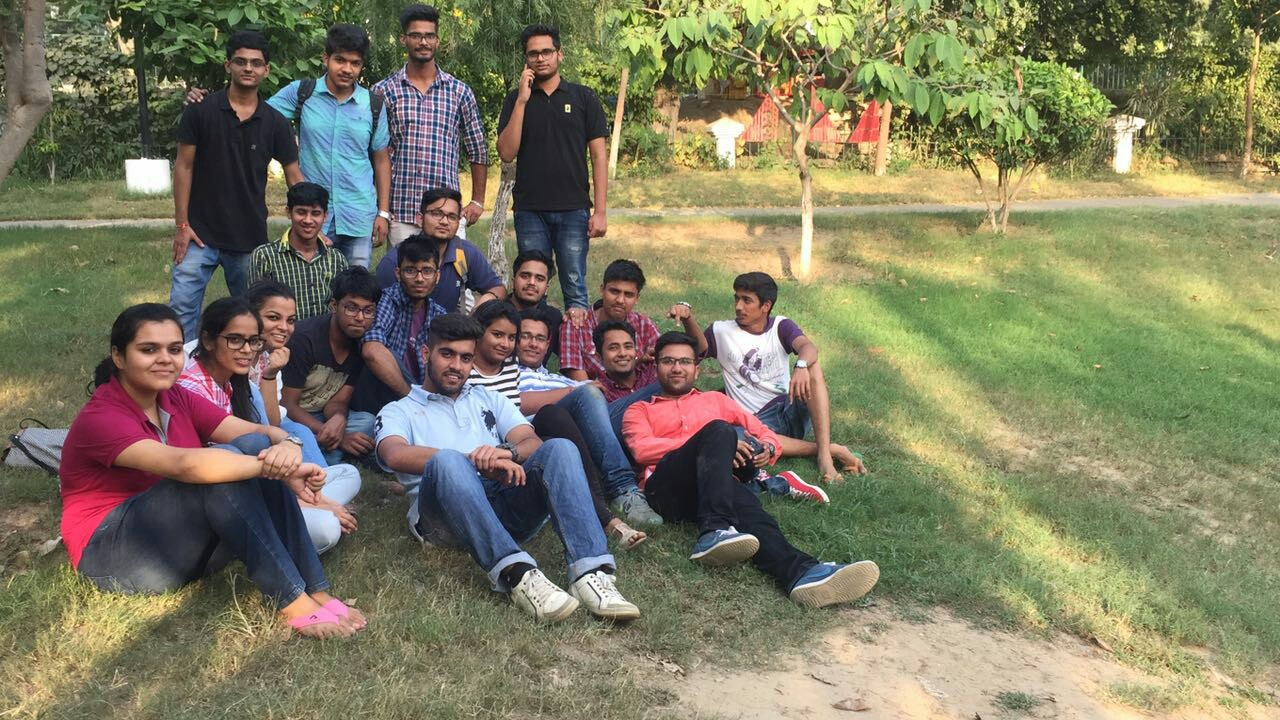
#> input picture Faces/pic4.jpg, 1280 x 720 px
$ python face_detector_opencv.py
#> lines starting #> are read from the running program, lines starting #| are printed output that depends on the picture; after the words box and inside, x2 and y2 are one past the last pixel; in counts of white or black regions, pixels touching at a corner belong together
import numpy as np
import cv2

front_face_cascade = cv2.CascadeClassifier('/home/abhishek/ml/Image_processing/Faces/opencv/data/haarcascades/haarcascade_frontalface_alt.xml')
side_face_cascade = cv2.CascadeClassifier('haarcascade_profileface.xml')
eye_cascade = cv2.CascadeClassifier('/home/abhishek/ml/Image_processing/Faces/opencv/data/haarcascades/haarcascade_eye.xml')
#face_cascade.empty()
img = cv2.imread('pic4.jpg')
#> img is the input picture: shape (720, 1280, 3); mean B, G, R 97.9, 124.2, 126.7

gray = cv2.cvtColor(img, cv2.COLOR_BGR2GRAY)
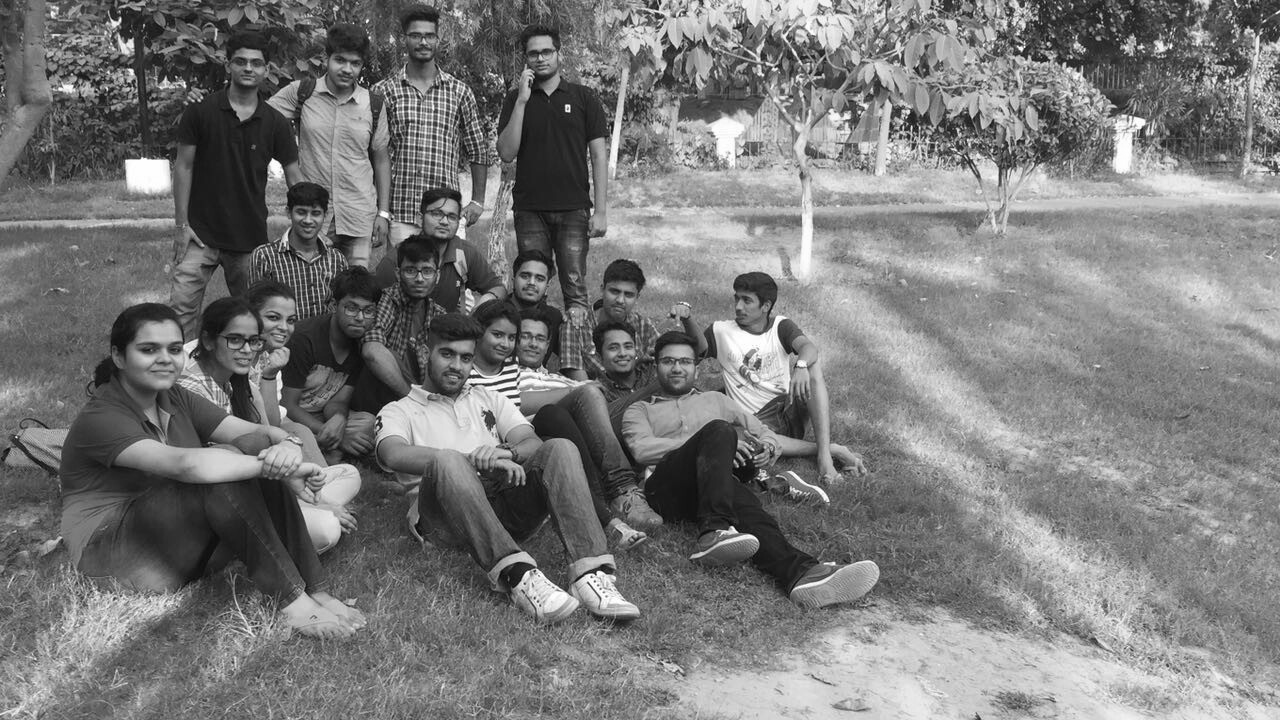
#> gray: shape (720, 1280); min 4, max 255, mean 121.9

#Now we find the faces in the image. If faces are found, it returns the positions of detected faces as Rect(x,y,w,h). Once we get these locations, we can create a ROI for the face and apply eye detection on this ROI (since eyes are always on the face !!! ).
front_faces  = front_face_cascade.detectMultiScale(gray, 1.1, 5)
#> front_faces = 18 rows, first 6: [512, 320, 43, 43], [654, 343, 47, 47], [403, 20, 41, 41], [520, 36, 42, 42], [226, 45, 45, 45], [509, 259, 45, 45]

side_faces = side_face_cascade.detectMultiScale(gray,1.1,5)
#> side_faces = [[517, 318, 47, 47], [724, 280, 51, 51], [233, 42, 48, 48], [514, 257, 49, 49], [660, 339, 54, 54]]


for (x,y,w,h) in front_faces:
    cv2.rectangle(img,(x,y),(x+w,y+h),(255,0,0),2)
    roi_gray = gray[y:y+h, x:x+w]
    roi_color = img[y:y+h, x:x+w]
    eyes = eye_cascade.detectMultiScale(roi_gray)
    for (ex,ey,ew,eh) in eyes:
        cv2.rectangle(roi_color,(ex,ey),(ex+ew,ey+eh),(0,255,0),2)
#> this loop made 18 passes
#> (x, y, w, h) on passes 1 to 12: (512, 320, 43, 43), (654, 343, 47, 47), (403, 20, 41, 41), (520, 36, 42, 42), (226, 45, 45, 45), (509, 259, 45, 45), (600, 276, 42, 42), (599, 329, 44, 44), (325, 45, 44, 44), (287, 196, 45, 45), (422, 198, 43, 43), (337, 292, 45, 45)
#> (x, y, w, h, eyes) on pass 18: (428, 334, 56, 56, [[9, 6, 23, 23]])
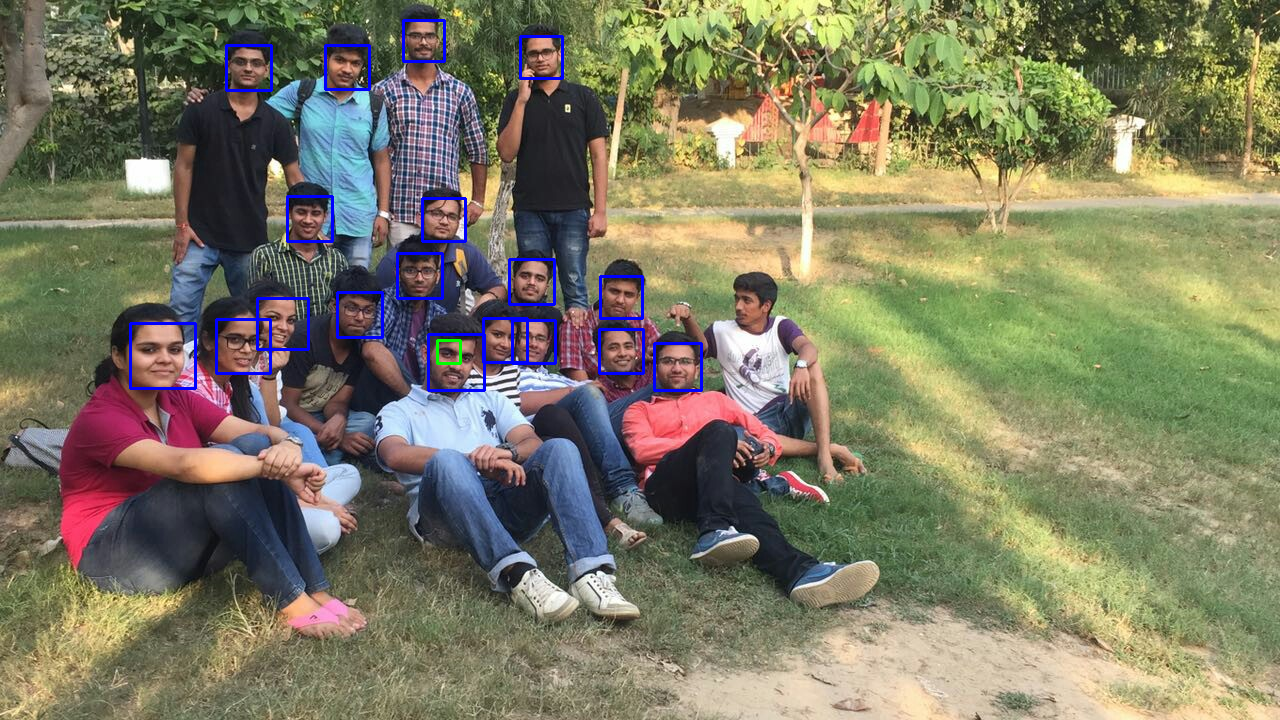
#> img: shape (720, 1280, 3); 1.1% of pixels changed, all inside (x1, y1, x2, y2) = (129, 19, 703, 392)
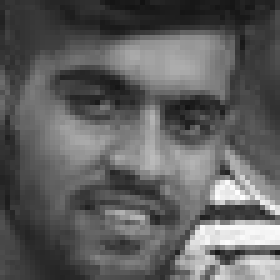
#> roi_gray: shape (56, 56) (shown 5 times larger); min 18, max 254, mean 95.1

# for the side faces
for (x,y,w,h) in side_faces:
    cv2.rectangle(img,(x,y),(x+w,y+h),(255,0,0),2)
    roi_gray = gray[y:y+h, x:x+w]
    roi_color = img[y:y+h, x:x+w]
    eyes = eye_cascade.detectMultiScale(roi_gray)
    for (ex,ey,ew,eh) in eyes:
        cv2.rectangle(roi_color,(ex,ey),(ex+ew,ey+eh),(0,255,0),2)
#> this loop made 5 passes
#> pass 1, `roi_color = img[y:y+h, x:x+w]`:
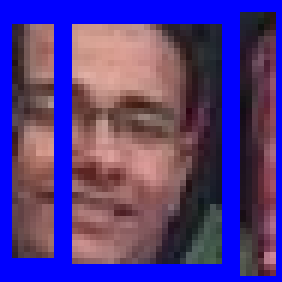
#> roi_color: shape (47, 47, 3) (shown 6 times larger); mean B, G, R 134.8, 56.8, 80.7
#> after the loop:
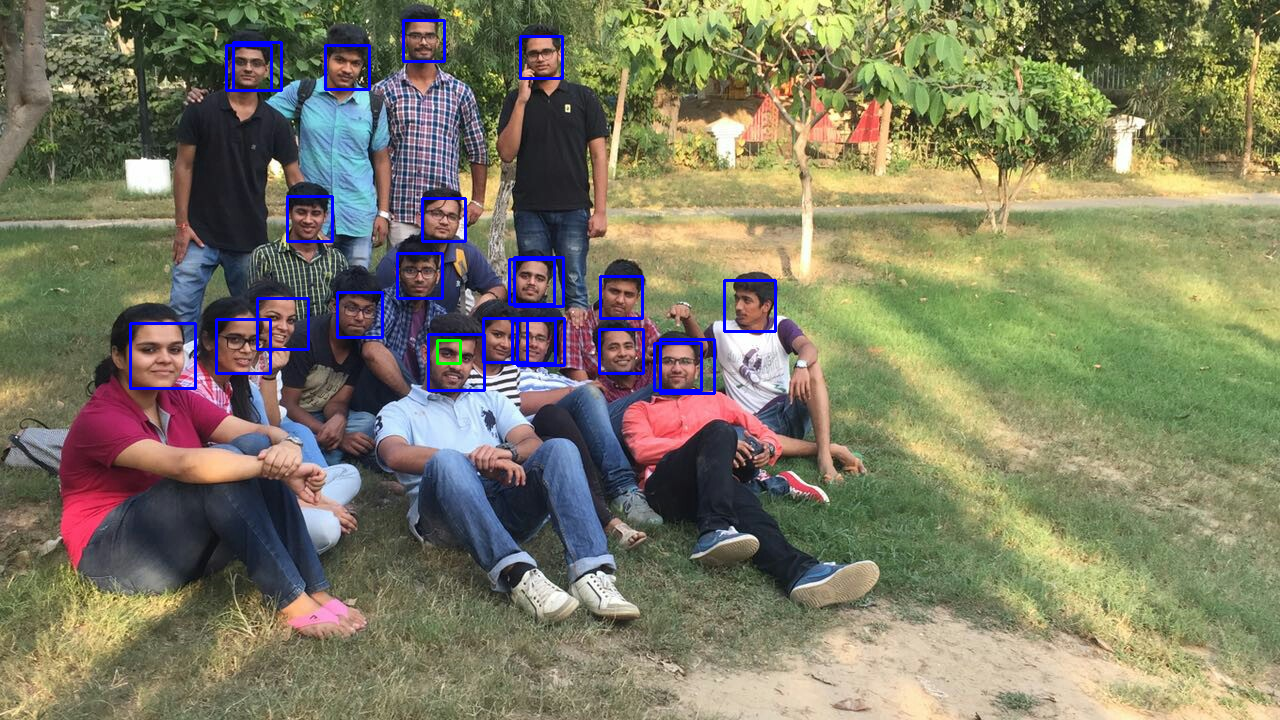
#> img: shape (720, 1280, 3); 0.28% of pixels changed, all inside (x1, y1, x2, y2) = (232, 41, 777, 395)
#> after the loop:
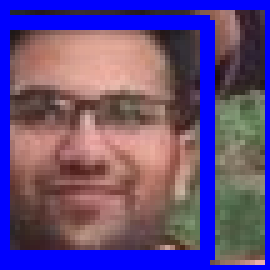
#> roi_color: shape (54, 54, 3) (shown 5 times larger); mean B, G, R 129.2, 76.4, 99.6
#> after the loop:
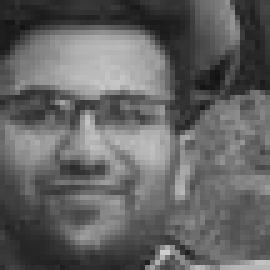
#> roi_gray: shape (54, 54) (shown 5 times larger); min 18, max 207, mean 99.3

print(len(front_faces))
#| 18
print(len(side_faces))
#| 5
cv2.imshow('img',img)
cv2.waitKey(0)
cv2.destroyAllWindows()


'''
	So which one to use OpenCv or dlib?
	what is the differencd between them ?
	The core difference is:

    DLib is a C++ library/toolkit that contains machine learning algorithms, including computer vision.
    OpenCV is a C/C++ library of functions dealing with real-time computer vision.
    but the question again remains unanswered. which one should be used? As compared to the speed, both take nearly same amount of time
    though there are lot of errors when it comes to opencv

'''

$ run again, with Faces/pic1.jpg copied over Faces/pic4.jpg
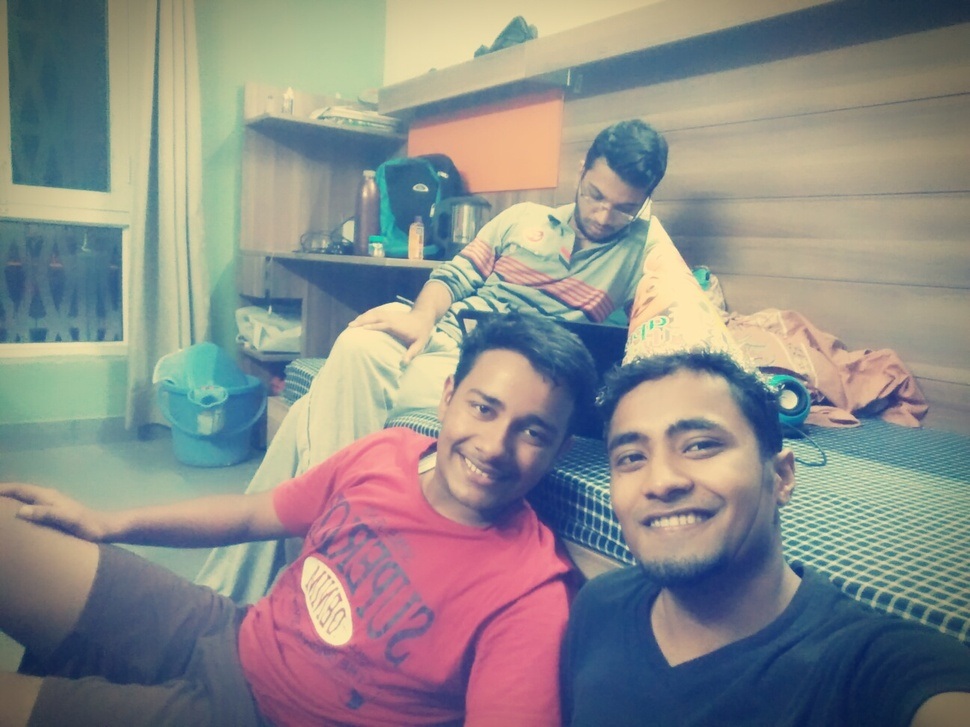
#> input picture Faces/pic1.jpg, 970 x 727 px, shrunk from 1296 x 972 before the run
#> img is the input picture: shape (727, 970, 3); mean B, G, R 136.9, 139, 138.9
#> front_faces = [[573, 372, 191, 191]]
#> side_faces = [[613, 359, 198, 198]]
#> the loop `for (x,y,w,h) in front_faces:` made 1 pass
#> after the loop `for (x,y,w,h) in front_faces:`:
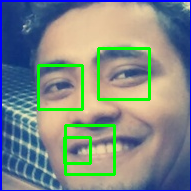
#> roi_color: shape (191, 191, 3); mean B, G, R 136.3, 139.1, 127.8
#> the loop `for (x,y,w,h) in side_faces:` made 1 pass
#> after the loop `for (x,y,w,h) in side_faces:`:
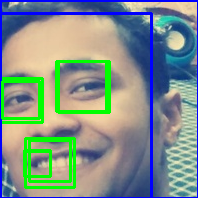
#> roi_color: shape (198, 198, 3); mean B, G, R 138.4, 145.7, 127.8
#| 1
#| 1

$ run again, with Faces/pic2.jpg copied over Faces/pic4.jpg
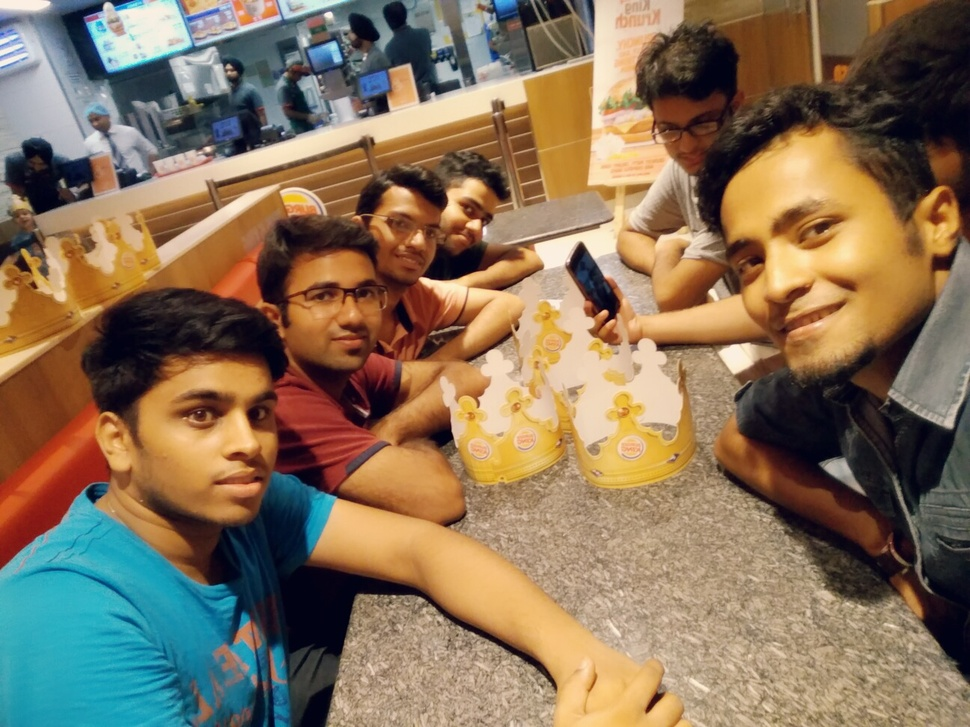
#> input picture Faces/pic2.jpg, 970 x 727 px, shrunk from 1296 x 972 before the run
#> img is the input picture: shape (727, 970, 3); mean B, G, R 89.6, 114, 134.7
#> `gray = cv2.cvtColor(img, cv2.COLOR_BGR2GRAY)`:
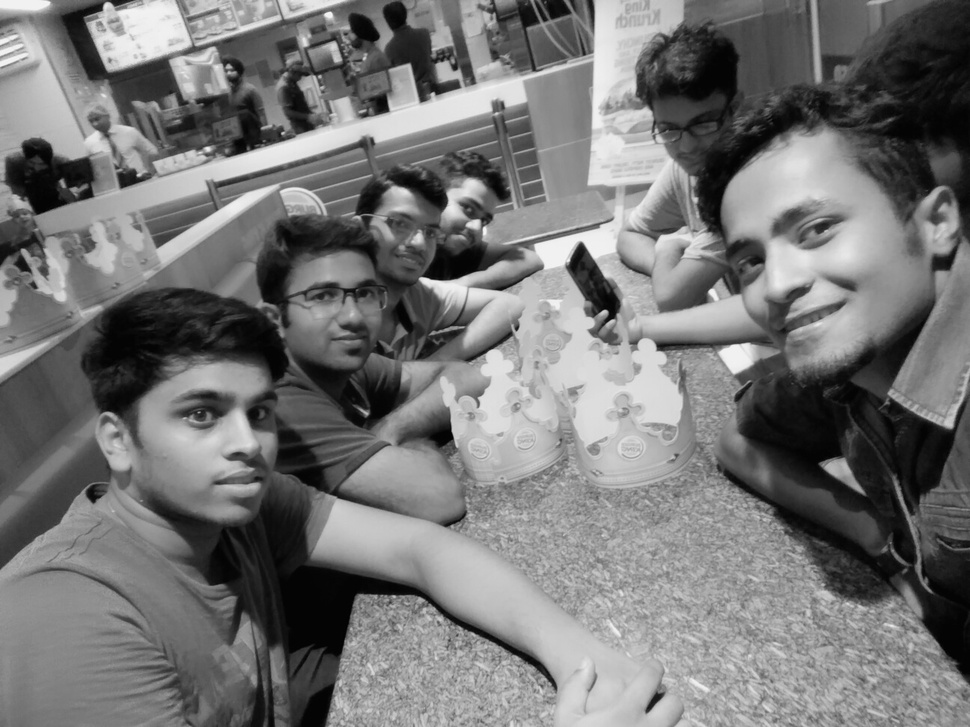
#> gray: shape (727, 970); min 1, max 247, mean 117.4
#> front_faces = [[374, 196, 82, 82], [288, 251, 113, 113], [148, 348, 170, 170]]
#> side_faces = ()
#> the loop `for (x,y,w,h) in front_faces:` made 3 passes
#> after the loop `for (x,y,w,h) in front_faces:`:
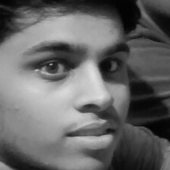
#> roi_gray: shape (170, 170); min 2, max 223, mean 102.7
#| 3
#| 0

$ run again, with Faces/pic3.jpg copied over Faces/pic4.jpg
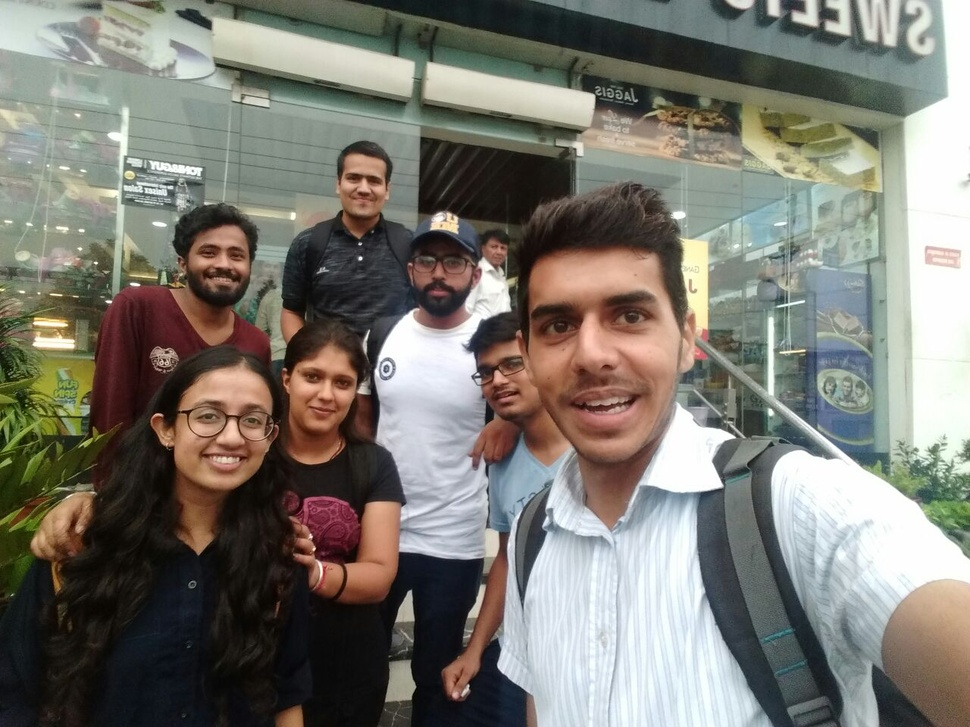
#> input picture Faces/pic3.jpg, 970 x 727 px, shrunk from 1280 x 960 before the run
#> img is the input picture: shape (727, 970, 3); mean B, G, R 112.3, 120.5, 123
#> front_faces = [[335, 157, 58, 58], [186, 224, 73, 73], [284, 347, 84, 84], [168, 368, 121, 121], [290, 46, 146, 146], [495, 243, 196, 196]]
#> side_faces = [[298, 345, 83, 83]]
#> the loop `for (x,y,w,h) in front_faces:` made 6 passes
#> (x, y, w, h, eyes) on passes 2, 3, 4, 6: (186, 224, 73, 73, [[38, 19, 22, 22]]), (284, 347, 84, 84, [[14, 14, 28, 28], [46, 24, 22, 22]]), (168, 368, 121, 121, [[27, 38, 23, 23], [69, 40, 26, 26]]), (495, 243, 196, 196, [[35, 57, 52, 52], [102, 46, 54, 54]])
#> the loop `for (x,y,w,h) in side_faces:` made 1 pass
#> (x, y, w, h, eyes) on pass 1: (298, 345, 83, 83, [[2, 20, 21, 21], [31, 24, 24, 24]])
#> after the loop `for (x,y,w,h) in side_faces:`:
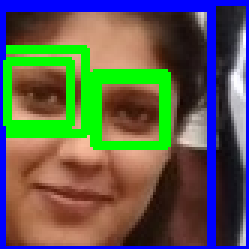
#> roi_color: shape (83, 83, 3) (shown 3 times larger); mean B, G, R 80.5, 93.5, 91.3
#| 6
#| 1
